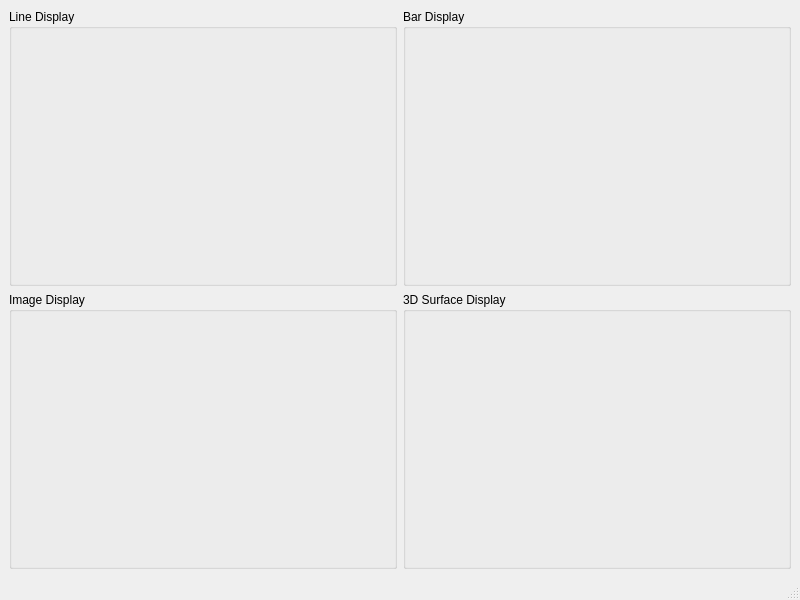
<?xml version="1.0" encoding="UTF-8"?>
<ui version="4.0">
 <class>MainWindow</class>
 <widget class="QMainWindow" name="MainWindow">
  <property name="geometry">
   <rect>
    <x>0</x>
    <y>0</y>
    <width>800</width>
    <height>600</height>
   </rect>
  </property>
  <property name="windowTitle">
   <string>MainWindow</string>
  </property>
  <widget class="QWidget" name="centralwidget">
   <layout class="QGridLayout" name="gridLayout">
    <item row="0" column="0">
     <widget class="QGroupBox" name="LineDisplayGB">
      <property name="title">
       <string>Line Display</string>
      </property>
     </widget>
    </item>
    <item row="0" column="1">
     <widget class="QGroupBox" name="BarDisplayGB">
      <property name="title">
       <string>Bar Display</string>
      </property>
     </widget>
    </item>
    <item row="1" column="0">
     <widget class="QGroupBox" name="ImageDisplayGB">
      <property name="title">
       <string>Image Display</string>
      </property>
     </widget>
    </item>
    <item row="1" column="1">
     <widget class="QGroupBox" name="SurfaceDisplayGB">
      <property name="title">
       <string>3D Surface Display</string>
      </property>
     </widget>
    </item>
   </layout>
  </widget>
  <widget class="QMenuBar" name="menubar">
   <property name="geometry">
    <rect>
     <x>0</x>
     <y>0</y>
     <width>800</width>
     <height>18</height>
    </rect>
   </property>
  </widget>
  <widget class="QStatusBar" name="statusbar"/>
 </widget>
 <resources/>
 <connections/>
</ui>
